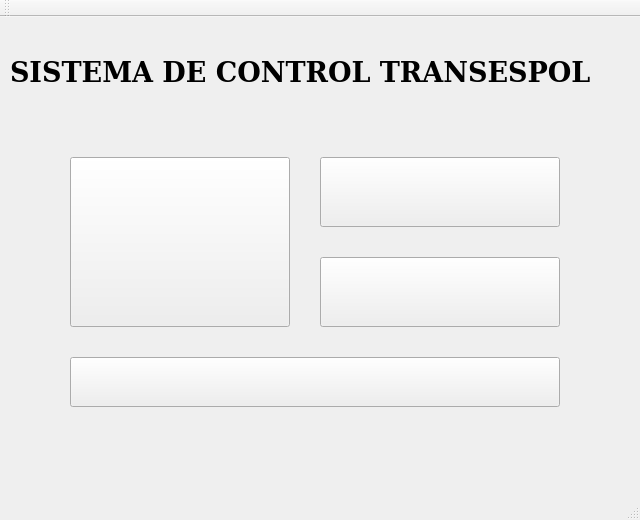
<?xml version="1.0" encoding="UTF-8"?>
<ui version="4.0">
 <class>Principal</class>
 <widget class="QMainWindow" name="Principal">
  <property name="geometry">
   <rect>
    <x>0</x>
    <y>0</y>
    <width>640</width>
    <height>520</height>
   </rect>
  </property>
  <property name="windowTitle">
   <string>Principal</string>
  </property>
  <widget class="QWidget" name="centralWidget">
   <widget class="QPushButton" name="brecorridos">
    <property name="geometry">
     <rect>
      <x>70</x>
      <y>140</y>
      <width>220</width>
      <height>170</height>
     </rect>
    </property>
    <property name="text">
     <string/>
    </property>
    <property name="icon">
     <iconset>
      <normaloff>../../Descargas/IMAGENES/recorrido.jpg</normaloff>../../Descargas/IMAGENES/recorrido.jpg</iconset>
    </property>
    <property name="iconSize">
     <size>
      <width>300</width>
      <height>161</height>
     </size>
    </property>
   </widget>
   <widget class="QPushButton" name="bconductores">
    <property name="geometry">
     <rect>
      <x>320</x>
      <y>140</y>
      <width>240</width>
      <height>70</height>
     </rect>
    </property>
    <property name="text">
     <string/>
    </property>
    <property name="icon">
     <iconset>
      <normaloff>../../Descargas/IMAGENES/conductor.jpg</normaloff>../../Descargas/IMAGENES/conductor.jpg</iconset>
    </property>
    <property name="iconSize">
     <size>
      <width>301</width>
      <height>100</height>
     </size>
    </property>
   </widget>
   <widget class="QPushButton" name="bconsultas">
    <property name="geometry">
     <rect>
      <x>70</x>
      <y>340</y>
      <width>490</width>
      <height>50</height>
     </rect>
    </property>
    <property name="text">
     <string/>
    </property>
    <property name="icon">
     <iconset>
      <normaloff>../../Descargas/IMAGENES/consultas.jpg</normaloff>../../Descargas/IMAGENES/consultas.jpg</iconset>
    </property>
    <property name="iconSize">
     <size>
      <width>521</width>
      <height>100</height>
     </size>
    </property>
   </widget>
   <widget class="QLabel" name="label">
    <property name="geometry">
     <rect>
      <x>10</x>
      <y>40</y>
      <width>581</width>
      <height>31</height>
     </rect>
    </property>
    <property name="font">
     <font>
      <family>DejaVu Serif</family>
      <pointsize>20</pointsize>
      <weight>75</weight>
      <italic>false</italic>
      <bold>true</bold>
     </font>
    </property>
    <property name="styleSheet">
     <string notr="true">background-font: rgb(255, 255, 255);</string>
    </property>
    <property name="text">
     <string>SISTEMA DE CONTROL TRANSESPOL</string>
    </property>
   </widget>
   <widget class="QPushButton" name="bunidades">
    <property name="geometry">
     <rect>
      <x>320</x>
      <y>240</y>
      <width>240</width>
      <height>70</height>
     </rect>
    </property>
    <property name="text">
     <string/>
    </property>
    <property name="icon">
     <iconset>
      <normaloff>../../Descargas/IMAGENES/conductor.jpg</normaloff>../../Descargas/IMAGENES/conductor.jpg</iconset>
    </property>
    <property name="iconSize">
     <size>
      <width>301</width>
      <height>100</height>
     </size>
    </property>
   </widget>
  </widget>
  <widget class="QMenuBar" name="menuBar">
   <property name="geometry">
    <rect>
     <x>0</x>
     <y>0</y>
     <width>640</width>
     <height>25</height>
    </rect>
   </property>
  </widget>
  <widget class="QToolBar" name="mainToolBar">
   <attribute name="toolBarArea">
    <enum>TopToolBarArea</enum>
   </attribute>
   <attribute name="toolBarBreak">
    <bool>false</bool>
   </attribute>
  </widget>
  <widget class="QStatusBar" name="statusBar"/>
 </widget>
 <layoutdefault spacing="6" margin="11"/>
 <resources/>
 <connections/>
</ui>
